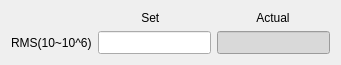
    <widget class="QWidget" name="layoutWidget">
     <property name="geometry">
      <rect>
       <x>10</x>
       <y>425</y>
       <width>341</width>
       <height>48</height>
      </rect>
     </property>
     <layout class="QGridLayout" name="gridLayout_11">
      <item row="0" column="1">
       <widget class="QLabel" name="label_149">
        <property name="font">
         <font>
          <family>Arial</family>
          <pointsize>9</pointsize>
          <weight>50</weight>
          <bold>false</bold>
         </font>
        </property>
        <property name="text">
         <string>             Set</string>
        </property>
       </widget>
      </item>
      <item row="0" column="2">
       <widget class="QLabel" name="label_148">
        <property name="font">
         <font>
          <family>Arial</family>
          <pointsize>9</pointsize>
          <weight>50</weight>
          <bold>false</bold>
         </font>
        </property>
        <property name="text">
         <string>            Actual</string>
        </property>
       </widget>
      </item>
      <item row="1" column="0">
       <widget class="QLabel" name="label_77">
        <property name="font">
         <font>
          <family>Arial</family>
          <pointsize>9</pointsize>
          <weight>50</weight>
          <bold>false</bold>
         </font>
        </property>
        <property name="text">
         <string>RMS(10~10^6)</string>
        </property>
       </widget>
      </item>
      <item row="1" column="1">
       <widget class="QLineEdit" name="lineEdit_VS_RMSset">
        <property name="font">
         <font>
          <family>Arial</family>
          <pointsize>10</pointsize>
          <weight>50</weight>
          <bold>false</bold>
         </font>
        </property>
        <property name="text">
         <string/>
        </property>
       </widget>
      </item>
      <item row="1" column="2">
       <widget class="QLineEdit" name="lineEdit_VS_RMSact">
        <property name="font">
         <font>
          <family>Arial</family>
          <pointsize>10</pointsize>
          <weight>50</weight>
          <bold>false</bold>
         </font>
        </property>
        <property name="styleSheet">
         <string notr="true">background-color: rgb(217, 217, 217);</string>
        </property>
       </widget>
      </item>
     </layout>
    </widget>
